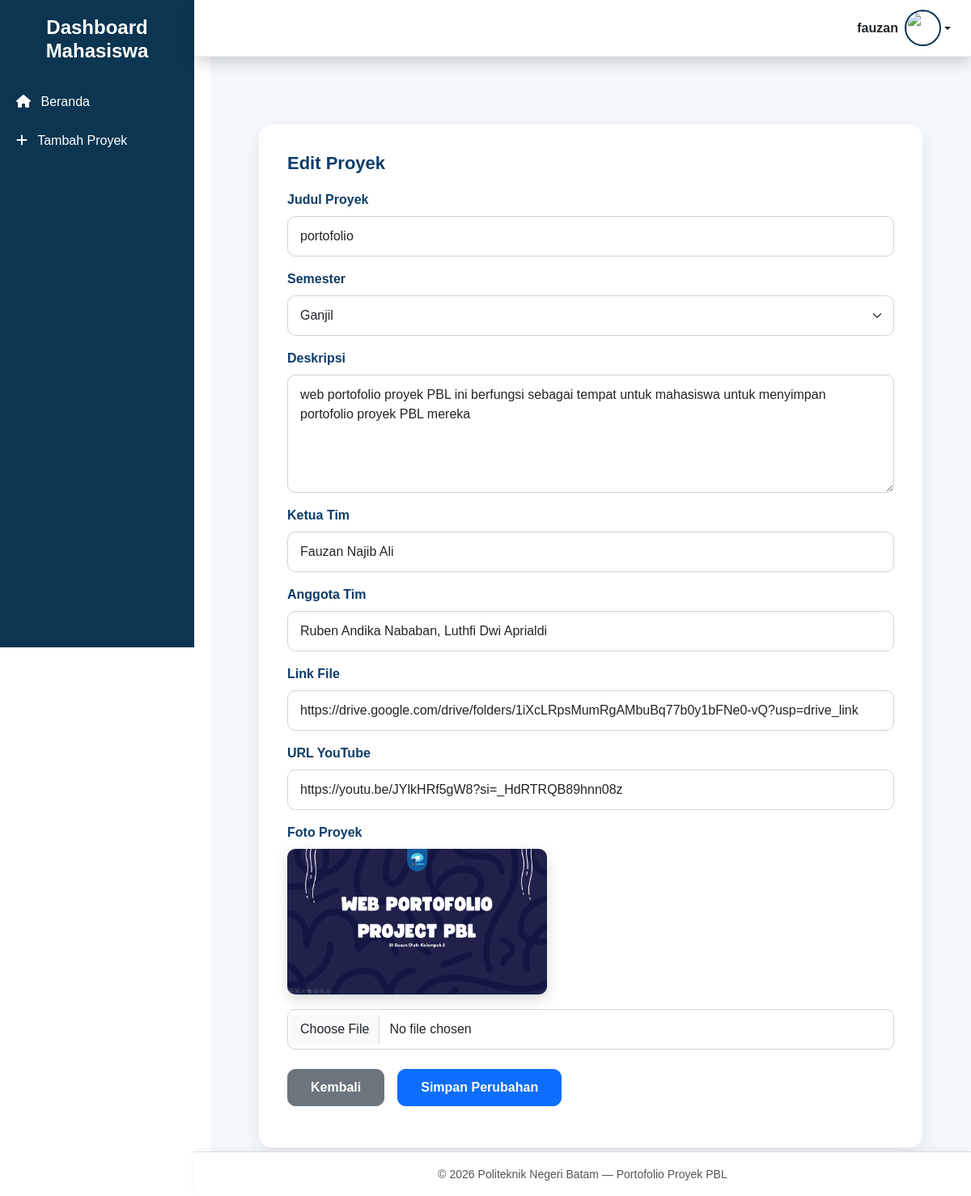
The page /mahasiswa/edit.php?id_projek=23 (signed in) on the database its author committed.
### tables this page shows
CREATE TABLE `projek` (
  `id_projek` int NOT NULL,
  `judul` varchar(255) NOT NULL,
  `semester` enum('ganjil','genap') NOT NULL,
  `deskripsi` varchar(255) NOT NULL,
  `ketua` varchar(255) NOT NULL,
  `anggota` varchar(255) NOT NULL,
  `link_file` varchar(255) NOT NULL,
  `link_yt` varchar(255) NOT NULL,
  `foto` varchar(255) NOT NULL,
  `id_komentar` int DEFAULT NULL,
  `id_penilaian` int DEFAULT NULL,
  `id_user` int DEFAULT NULL
);

### mahasiswa/edit.php (the view, shortened to what this page needs)
<?php
include "../template/sidebar.php";
include "../template/header.php";
include "../template/topbar.php";
$id_projek = $_GET['id_projek'];
$result = mysqli_query($koneksi, "SELECT * FROM projek WHERE id_projek = '$id_projek'");
$row = mysqli_fetch_assoc($result);
?>
<div class="main-content">
    <div class="edit-card">
        <h2 class="section-title">Edit Proyek</h2>
        <form action="proses_edit_proyek.php" method="POST" enctype="multipart/form-data">
            <div class="mb-3">
                <label class="form-label">Judul Proyek</label>
                <input type="text" name="judul" class="form-control" value="<?= $row['judul'] ?>">
            </div>
            <div class="mb-3">
                <label class="form-label">Semester</label>
                <select name="semester" class="form-select">
                    <option value="ganjil" <?= ($row['semester'] == "ganjil" ? "selected" : "") ?>>Ganjil</option>
                </select>
            </div>
            <div class="mb-3">
                <label class="form-label">Deskripsi</label>
                <textarea name="deskripsi" class="form-control" rows="5"><?= $row['deskripsi'] ?></textarea>
            </div>
            <div class="mb-3">
                <label class="form-label">Ketua Tim</label>
                <input type="text" name="ketua" class="form-control" value="<?= $row['ketua'] ?>">
            </div>
            <div class="mb-3">
                <label class="form-label">Anggota Tim</label>
                <input type="text" name="anggota" class="form-control" value="<?= $row['anggota'] ?>">
            </div>
            <div class="mb-3">
                <label class="form-label">Link File</label>
                <input type="url" name="link_file" class="form-control" value="<?= $row['link_file'] ?>">
            </div>
            <div class="mb-3">
                <label class="form-label">URL YouTube</label>
                <input type="url" name="link_yt" class="form-control" value="<?= $row['link_yt'] ?>">
            </div>
            <div class="mb-4">
                <label class="form-label">Foto Proyek</label>
                <br>
                <img src="../gambar/<?= $row['foto'] ?>" class="project-img">
                <input type="file" name="foto" class="form-control mt-2" accept="image/*">
            </div>
            <div class="d-flex gap-3">
                <a href="detail_proyek.php?id_projek=<?= $row['id_projek'] ?>" class="btn btn-secondary btn-custom">Kembali</a>
                <button type="submit" class="btn btn-primary btn-custom">Simpan Perubahan</button>
            </div>
        </form>
    </div>
</div>
<?php include "../template/footer.php"; ?>

### template/header.php (style rules this page uses)
body { font-family: 'Poppins', sans-serif; background: #ffffff; margin: 0; }
.main-content { margin-left: 260px; padding: 100px 20px; }

### mahasiswa/edit.php (style rules this page uses)
.main-content { margin-left: 260px; padding: 130px 60px 60px; background: #f4f7fb; min-height: 100vh; }
.edit-card { background: #ffffff; padding: 35px; border-radius: 16px; box-shadow: 0 8px 25px rgba(0,0,0,0.08); width: 100%; }
.section-title { font-size: 22px; font-weight: 700; color: #0d3d6a; margin-bottom: 20px; }
.form-label { font-weight: 600; color: #0d3d6a; }
.form-control, .form-select, textarea { border-radius: 10px; padding: 12px 15px; border: 1px solid #cdd4da; }
.project-img { max-height: 180px; border-radius: 10px; margin-bottom: 10px; box-shadow: 0px 6px 18px rgba(0,0,0,0.15); }
.btn-custom { padding: 10px 28px; border-radius: 10px; font-weight: 600; }

### rows shown on the page
projek: judul "portofolio", semester "Ganjil", deskripsi "web portofolio proyek PBL ini berfungsi sebagai tempat untuk mahasiswa untuk menyimpan portofolio proyek PBL mereka", ketua "Fauzan Najib Ali", anggota "Ruben Andika Nababan, Luthfi Dwi Aprialdi", link_file "https://drive.google.com/drive/folders/1iXcLRpsMumRgAMbuBq77b0y1bFNe0-vQ?usp=drive_link", link_yt "https://youtu.be/JYlkHRf5gW8?si=_HdRTRQB89hnn08z", foto (picture)

### other values the page prints
$nama "fauzan"
